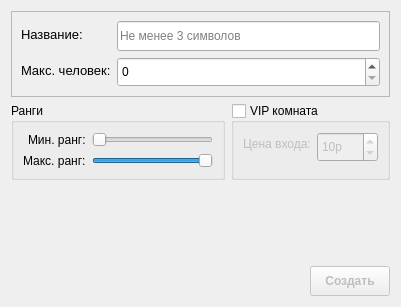
<?xml version="1.0" encoding="UTF-8"?>
<ui version="4.0">
 <class>CreateForm</class>
 <widget class="QWidget" name="CreateForm">
  <property name="geometry">
   <rect>
    <x>0</x>
    <y>0</y>
    <width>401</width>
    <height>307</height>
   </rect>
  </property>
  <property name="windowTitle">
   <string>Form</string>
  </property>
  <layout class="QVBoxLayout" name="verticalLayout">
   <item>
    <widget class="QFrame" name="frame">
     <property name="frameShape">
      <enum>QFrame::StyledPanel</enum>
     </property>
     <property name="frameShadow">
      <enum>QFrame::Raised</enum>
     </property>
     <layout class="QFormLayout" name="formLayout">
      <property name="labelAlignment">
       <set>Qt::AlignLeading|Qt::AlignLeft|Qt::AlignVCenter</set>
      </property>
      <item row="0" column="0">
       <widget class="QLabel" name="label">
        <property name="font">
         <font>
          <pointsize>10</pointsize>
         </font>
        </property>
        <property name="text">
         <string>Название:</string>
        </property>
       </widget>
      </item>
      <item row="0" column="1">
       <widget class="QLineEdit" name="leName">
        <property name="minimumSize">
         <size>
          <width>0</width>
          <height>30</height>
         </size>
        </property>
        <property name="placeholderText">
         <string>Не менее 3 символов</string>
        </property>
       </widget>
      </item>
      <item row="1" column="0">
       <widget class="QLabel" name="label_2">
        <property name="font">
         <font>
          <pointsize>10</pointsize>
         </font>
        </property>
        <property name="text">
         <string>Макс. человек:</string>
        </property>
       </widget>
      </item>
      <item row="1" column="1">
       <widget class="QSpinBox" name="sbMaxCount">
        <property name="minimumSize">
         <size>
          <width>0</width>
          <height>30</height>
         </size>
        </property>
        <property name="maximum">
         <number>100</number>
        </property>
       </widget>
      </item>
     </layout>
    </widget>
   </item>
   <item>
    <layout class="QHBoxLayout" name="horizontalLayout">
     <item>
      <widget class="QGroupBox" name="groupBox">
       <property name="title">
        <string>Ранги</string>
       </property>
       <layout class="QFormLayout" name="formLayout_2">
        <property name="labelAlignment">
         <set>Qt::AlignRight|Qt::AlignTrailing|Qt::AlignVCenter</set>
        </property>
        <item row="0" column="0">
         <widget class="QLabel" name="lblMinR">
          <property name="text">
           <string>Мин. ранг:</string>
          </property>
         </widget>
        </item>
        <item row="0" column="1">
         <widget class="QSlider" name="sliderMinRank">
          <property name="maximum">
           <number>10</number>
          </property>
          <property name="orientation">
           <enum>Qt::Horizontal</enum>
          </property>
          <property name="tickPosition">
           <enum>QSlider::NoTicks</enum>
          </property>
         </widget>
        </item>
        <item row="1" column="0">
         <widget class="QLabel" name="lblMaxR">
          <property name="text">
           <string>Макс. ранг:</string>
          </property>
         </widget>
        </item>
        <item row="1" column="1">
         <widget class="QSlider" name="sliderMaxRank">
          <property name="maximum">
           <number>10</number>
          </property>
          <property name="value">
           <number>10</number>
          </property>
          <property name="orientation">
           <enum>Qt::Horizontal</enum>
          </property>
         </widget>
        </item>
       </layout>
      </widget>
     </item>
     <item>
      <widget class="QGroupBox" name="groupBox_2">
       <property name="cursor">
        <cursorShape>ArrowCursor</cursorShape>
       </property>
       <property name="title">
        <string>VIP комната</string>
       </property>
       <property name="checkable">
        <bool>true</bool>
       </property>
       <property name="checked">
        <bool>false</bool>
       </property>
       <layout class="QFormLayout" name="formLayout_3">
        <item row="0" column="0">
         <widget class="QLabel" name="label_5">
          <property name="text">
           <string>Цена входа:</string>
          </property>
         </widget>
        </item>
        <item row="0" column="1">
         <widget class="QSpinBox" name="sbCost">
          <property name="minimumSize">
           <size>
            <width>0</width>
            <height>30</height>
           </size>
          </property>
          <property name="suffix">
           <string>р</string>
          </property>
          <property name="minimum">
           <number>5</number>
          </property>
          <property name="maximum">
           <number>1000</number>
          </property>
          <property name="singleStep">
           <number>10</number>
          </property>
          <property name="value">
           <number>10</number>
          </property>
         </widget>
        </item>
       </layout>
      </widget>
     </item>
    </layout>
   </item>
   <item>
    <spacer name="verticalSpacer">
     <property name="orientation">
      <enum>Qt::Vertical</enum>
     </property>
     <property name="sizeHint" stdset="0">
      <size>
       <width>20</width>
       <height>40</height>
      </size>
     </property>
    </spacer>
   </item>
   <item>
    <layout class="QHBoxLayout" name="horizontalLayout_2">
     <item>
      <spacer name="horizontalSpacer">
       <property name="orientation">
        <enum>Qt::Horizontal</enum>
       </property>
       <property name="sizeHint" stdset="0">
        <size>
         <width>40</width>
         <height>20</height>
        </size>
       </property>
      </spacer>
     </item>
     <item>
      <widget class="QPushButton" name="btnCreate">
       <property name="enabled">
        <bool>false</bool>
       </property>
       <property name="minimumSize">
        <size>
         <width>80</width>
         <height>30</height>
        </size>
       </property>
       <property name="font">
        <font>
         <bold>true</bold>
        </font>
       </property>
       <property name="cursor">
        <cursorShape>PointingHandCursor</cursorShape>
       </property>
       <property name="text">
        <string>Создать</string>
       </property>
      </widget>
     </item>
    </layout>
   </item>
  </layout>
 </widget>
 <resources/>
 <connections/>
</ui>
